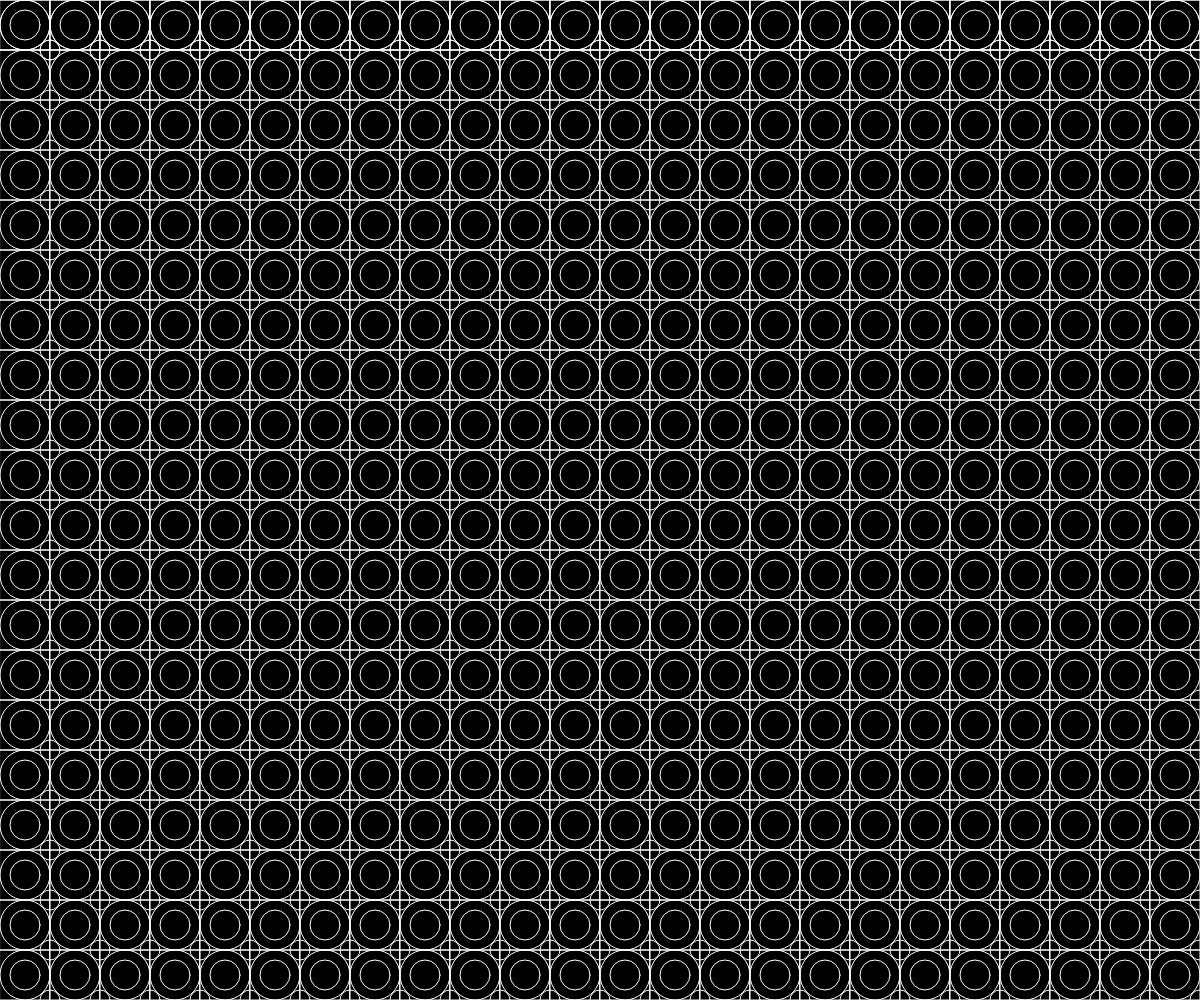
Frame 1 (no input)
Frame 60 (no input): identical to frame 1, image omitted
Frame 120 (the mouse pressed at the canvas centre since frame 60): identical to frame 1, image omitted

The p5.js sketch that drew this single still picture (run headless with seeded random() and noise() and a simulated clock; from frame 60 on, the mouse is pressed at the canvas centre):

// p5.js sketch
// ── sketch.js
function setup() {
  createCanvas(windowWidth, windowHeight);
}

function draw() {
  rectMode(CENTER) //設方塊中心點為座標
  background(0); //背景顏色 要為黑色
  noFill(0) //不充滿顏色 
  stroke(255) //線條顏色為白色
  // ellipse(25,25,50) //在座標(x,y)產生一個直徑50的圓
  // rect(25,25,50)
  // ellipse(50,50,25) //右下角的小圓
   
  for(var i=0;i <width/50;i++) { //
    ellipse(25+(i*50),25,50) //形成一個圓
    rect(25+(i*50),25,50) //形成一個方形
    ellipse(50+(i*50),50,20) //形成一個圓
    for(var j=0;j <height/50;j++) { //
      ellipse(25+(i*50),25+(j*50),50) 
      rect(25+(i*50),25+(j*50),50) 
      ellipse(50+(i*50),50+(j*50),20) 
      ellipse(25+(i*50),25+(j*50),30)
    }
  }
}
